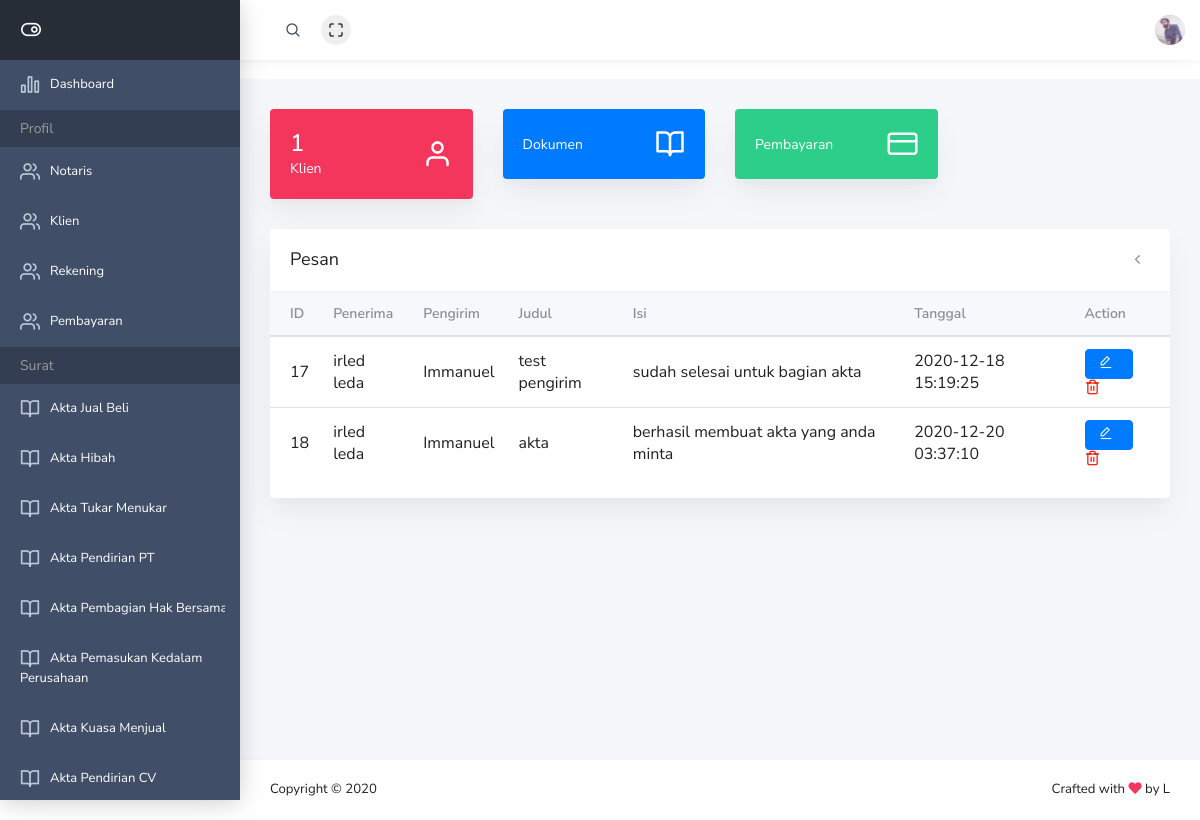
Screenshot of /admin/index.php (signed in) with the database file from the repository.
### tables this page shows
CREATE TABLE `pesan` (
  `id_pesan` int(11) NOT NULL,
  `pengirim` int(11) NOT NULL,
  `id_notaris` int(11) NOT NULL,
  `judul` varchar(30) NOT NULL,
  `isi` text NOT NULL,
  `waktu` timestamp NOT NULL DEFAULT current_timestamp() ON UPDATE current_timestamp()
);

CREATE TABLE `notaris` (
  `id_notris` int(11) NOT NULL,
  `nama` varchar(30) NOT NULL,
  `no_hp` varchar(20) NOT NULL,
  `jk` enum('L','P') NOT NULL,
  `user` varchar(50) NOT NULL,
  `pass` varchar(50) NOT NULL,
  `status` enum('aktif','tidak') NOT NULL
);

CREATE TABLE `klien` (
  `id` int(11) NOT NULL,
  `nama` varchar(30) NOT NULL,
  `alamat` varchar(30) NOT NULL,
  `no_hp` varchar(20) NOT NULL,
  `user` varchar(30) NOT NULL,
  `pass` varchar(30) NOT NULL,
  `status` enum('aktif','pasif') NOT NULL
);

### admin/index.php (the view, shortened to what this page needs)
<?php
require "function.php";
include "header.php";
  $r1 = mysqli_query($kon,'select count(*) from Klien');
  $count1 = mysqli_fetch_array($r1);
?>
                <div class="main-content">
                    <div class="container-fluid">
                        <div class="row">
                            <div class="col-xl-3 col-md-3">
                                <div class="card card-red text-white">
                                    <div class="card-block">
                                        <div class="row align-items-center">
                                            <div class="col-8">
                                                <h4 class="mb-0"><?php echo $count1[0];?></h4>
                                                <p class="mb-0">Klien </p>
                                            </div>
                                            <div class="col-4 text-right">
                                                <i class="ik ik-user f-30"></i>
                                            </div>
                                        </div>
                                    </div>
                                </div>
                            </div>
                            <div class="col-xl-3 col-md-6">
                                <div class="card card-blue text-white">
                                    <div class="card-block">
                                        <div class="row align-items-center">
                                            <div class="col-8">
                                                <p class="mb-0">Dokumen</p>
                                            </div>
                                            <div class="col-4 text-right">
                                                <i class="ik ik-book-open f-30"></i>
                                            </div>
                                        </div>
                                    </div>
                                </div>
                            </div>
                            <div class="col-xl-3 col-md-6">
                                <div class="card card-green text-white">
                                    <div class="card-block">
                                        <div class="row align-items-center">
                                            <div class="col-8">
                                                <p class="mb-0">Pembayaran</p>
                                            </div>
                                            <div class="col-4 text-right">
                                                <i class="ik ik-credit-card f-30"></i>
                                            </div>
                                        </div>
                                    </div>
                                </div>
                            </div>
                        </div>
                          <div class="row">
                             <div class="col-xl-12 col-md-6">
                                <div class="card table-card">
                                    <div class="card-header">
                                        <h3>Pesan</h3>
                                        <div class="card-header-right">
                                            <ul class="list-unstyled card-option">
                                                <li><i class="ik ik-chevron-left action-toggle"></i></li>
                                            </ul>
                                        </div>
                                    </div>
                                    <div class="card-block">
                                        <div class="table-responsive">
                                            <table class="table table-hover mb-0">
                                                <thead>
                                                    <tr>
                                                        <th>ID</th>
                                                        <th>Penerima</th>
                                                        <th>Pengirim</th>
                                                        <th>Judul</th>
                                                        <th>Isi</th>
                                                        <th>Tanggal</th>
                                                        <th>Action</th>
                                                    </tr>
                                                </thead>
                                                <tbody>
                                                      <?php
                                                        $data=$_SESSION['id'];
                                                        $sql =  mysqli_query($kon,"SELECT pesan.id_pesan,pesan.pengirim,pesan.id_notaris,pesan.judul,pesan.isi,pesan.waktu,klien.id,klien.nama as namaklien,notaris.id_notris,notaris.nama FROM pesan INNER JOIN klien ON pesan.pengirim=klien.id INNER JOIN notaris ON pesan.id_notaris=notaris.id_notris WHERE notaris.id_notris=$data");
                                                         while ($row=mysqli_fetch_array($sql)) {
                                                      ?>
                                                    <tr>
                                                         <td><?= $row["id_pesan"];?></td>
                                                        <td><?= $row["nama"];?></td>
                                                        <td><?= $row["namaklien"];?></td>
                                                        <td><?= $row["judul"];?></td>
                                                        <td><?= $row["isi"];?></td>
                                                        <td><?= $row["waktu"];?></td>
                                                        <td>
                                                            <?php echo "<a href='#' class='lihat btn btn-primary' data-id=".$row['id_pesan']."><i class='ik ik-edit-1'></i></a>  "?>
                                                            <a href="proses/hapuspesan.php?id_pesan=<?= $row["id_pesan"];?>"><i class="ik ik-trash-2 f-16 text-red"></i></a>
                                                        </td>
                                                    </tr>
                                                       <?php }  ?>
                                                </tbody>
                                            </table>
                                        </div>
                                    </div>
                                </div>
                            </div>
                         </div>
                    </div>
                </div>
<?php
include 'footer.php';
?>
    </body>
</html>

### rows the page displays
pesan: id_pesan "17", id_notaris.nama "irled leda", klien.nama "Immanuel", judul "test pengirim", isi "sudah selesai untuk bagian akta", waktu "2020-12-18 15:19:25"
pesan: id_pesan "18", id_notaris.nama "irled leda", klien.nama "Immanuel", judul "akta", isi "berhasil membuat akta yang anda minta", waktu "2020-12-20 03:37:10"

### other values shown
$count1[0] "1"
